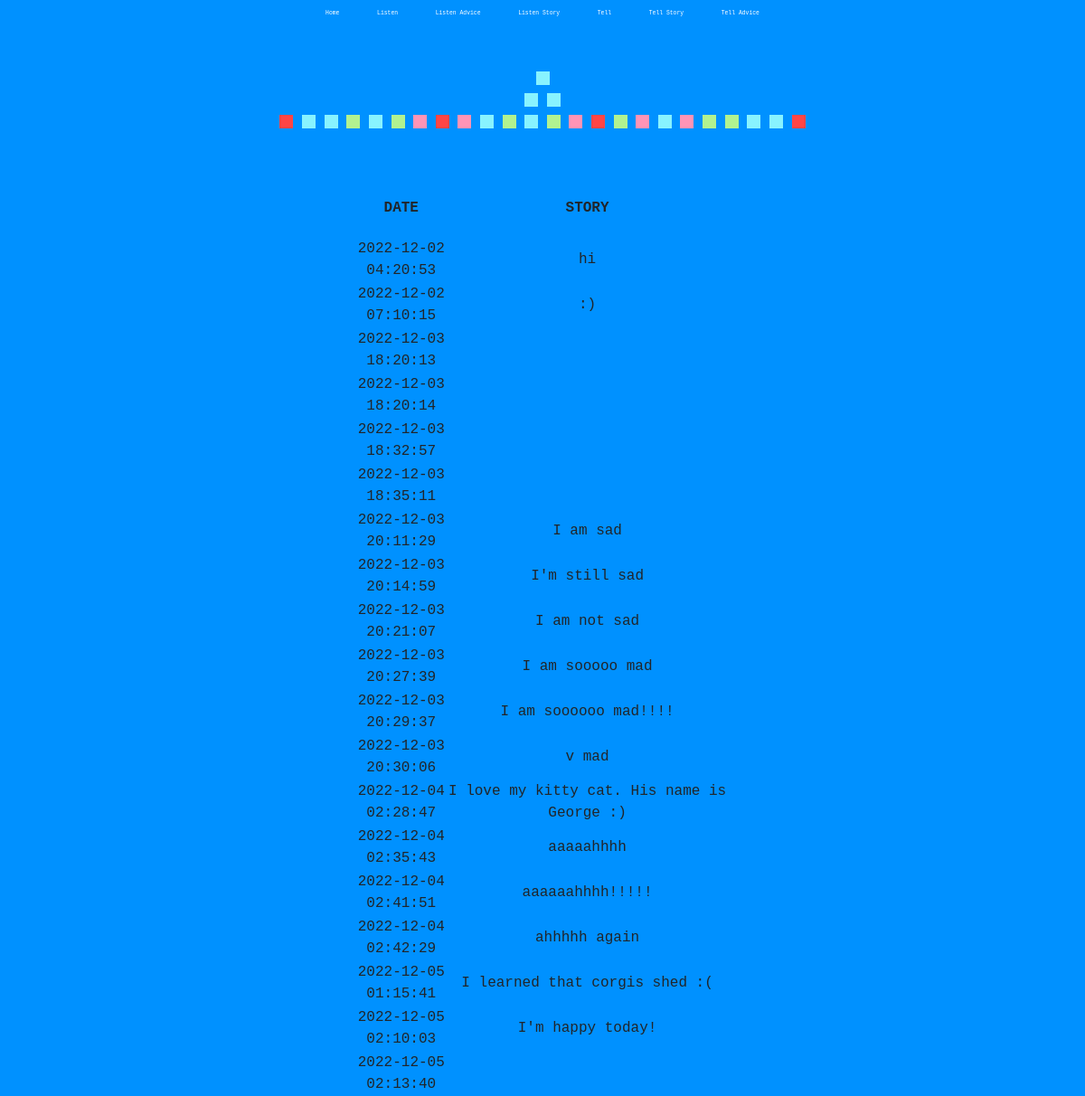
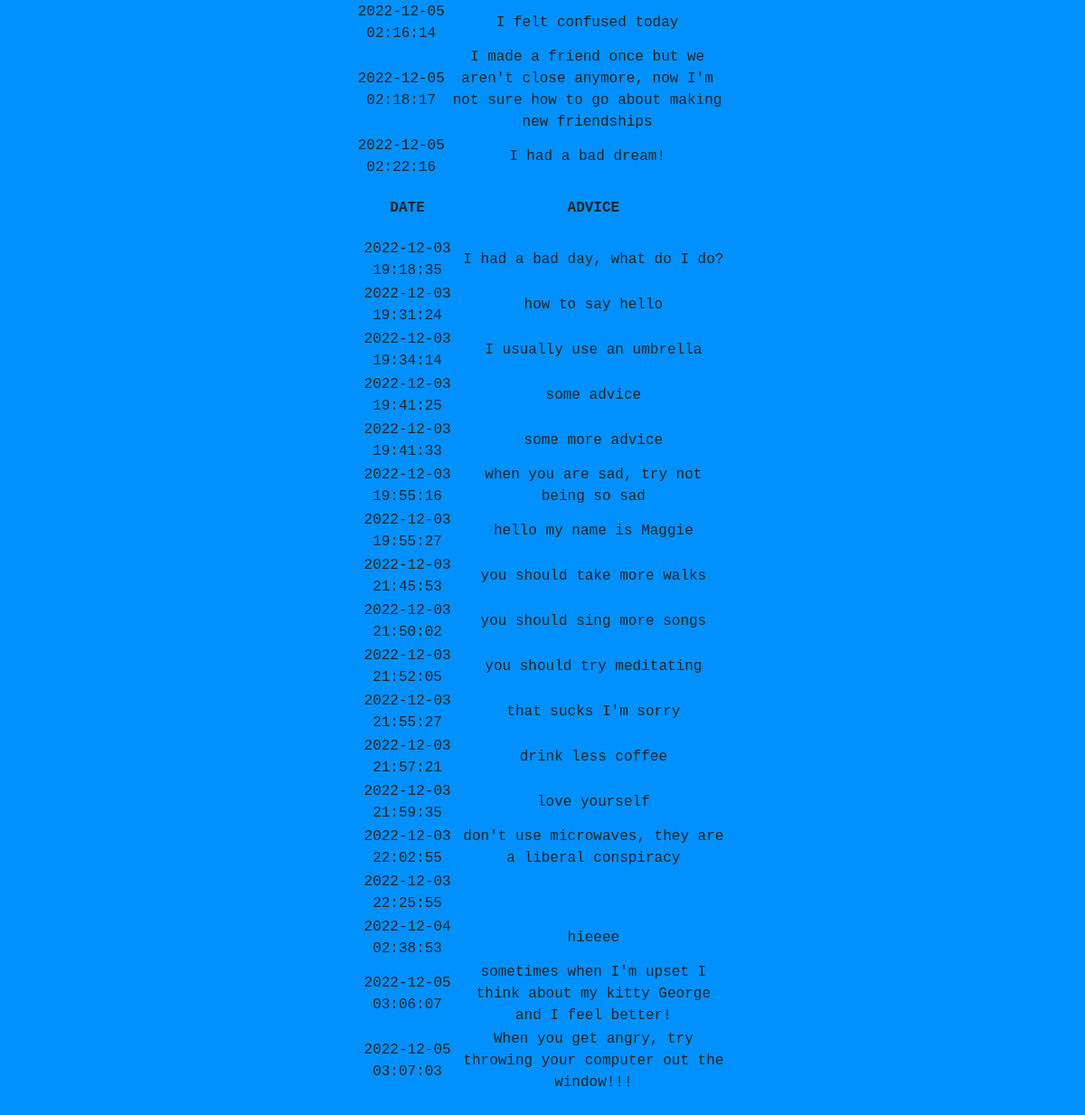
/listen, run on the app's committed database (2 pictures, top to bottom).
### tables this page shows
CREATE TABLE tags (
                post_id INTEGER,
                reply_id INTEGER,
                tag INTEGER,
                FOREIGN KEY(post_id) REFERENCES post(post_id),
                FOREIGN KEY(reply_id) REFERENCES reply(reply_id)
            );

CREATE TABLE post (
                    post_id INTEGER NOT NULL UNIQUE,
                    post_entry TEXT NOT NULL,
                    post_time DATETIME NOT NULL DEFAULT CURRENT_TIMESTAMP,
                    post_replyability text,
                    PRIMARY KEY(post_id AUTOINCREMENT)
                );

CREATE TABLE reply (
                    reply_id INTEGER NOT NULL UNIQUE,
                    post_id INTEGER,
                    reply_entry TEXT NOT NULL,
                    reply_time DATETIME NOT NULL DEFAULT CURRENT_TIMESTAMP,
                    PRIMARY KEY(reply_id AUTOINCREMENT),
                    FOREIGN KEY(post_id) REFERENCES post(post_id)
                );

### app.py (the view)
@app.route("/listen")
def listen():
    moodgraph = db.execute("SELECT * FROM tags")
    stories = db.execute("SELECT * FROM post ORDER BY post_time")
    advice = db.execute("SELECT * FROM reply ORDER BY reply_time")
    return render_template("listen.html", stories=stories, advice=advice, moodgraph=moodgraph)

### templates/listen.html (shortened to what this page needs)
{% extends "layout.html" %}
{% block main %}
<table>
    <thead>
        <tr>
        <th>DATE</th>
        <th>STORY</th>
        </tr>
    </thead>
    <tbody>
        {% for i in stories %}
        <tr>
            <td>{{ i.post_time }}</td>
            <td>{{ i.post_entry }}</td>
        </tr>
        {% endfor %}
    </tbody>
</table>
<table>
    <thead>
        <tr>
        <th>DATE</th>
        <th>ADVICE</th>
        </tr>
    </thead>
    <tbody>
        {% for i in advice %}
        <tr>
            <td>{{ i.reply_time }}</td>
            <td>{{ i.reply_entry }}</td>
        </tr>
        {% endfor %}
    </tbody>
</table>
{% endblock %}

### templates/layout.html (shortened to what this page needs)
<!DOCTYPE html>
<html lang="en">
    <head>
        <link href="https://cdn.jsdelivr.net/npm/bootstrap@5.1.3/dist/css/bootstrap.min.css" rel="stylesheet">
        <link href="/static/styles.css" rel="stylesheet">
    </head>
    <body onload="main()">
        <nav>
            <a class="nav-link" href="/">Home</a>
            <a class="nav-link" href="/listen">Listen</a>
            <a class="nav-link" href="/listen_advice">Listen Advice</a>
            <a class="nav-link" href="/listen_story">Listen Story</a>
            <a class="nav-link" href="/tell">Tell</a>
            <a class="nav-link" href="/tell_story">Tell Story</a>
            <a class="nav-link" href="/tell_advice">Tell Advice</a>
        </nav>
        <div class="center">
        {% for i in moodgraph %}
            <div class="{{ i.tag }}" role="img" alt="{{ i.tag }}"></div>
        {% endfor %}
        </div>
        <main class="container-fluid py-5 text-center">
            {% block main %}{% endblock %}
        </main>
    </body>
</html>

### static/styles.css (style rules this page uses)
:root { --grid-box: 15px; --grid-padding: 2px; --background-color: rgb(0, 145, 255); }
body { text-align: center; text-decoration: none; font-family: 'andale mono', monospace; background-color: var(--background-color) }
a { text-decoration: none; }
nav { display: inline-block; text-decoration: none; padding-bottom: 50px; }
.nav-link { display: inline-block; text-decoration: none; font-size: 40%; color: rgb(255, 255, 255); }
.sad { display: inline-block; width: var(--grid-box); height: var(--grid-box); border-width: 1px; padding: var(--grid-padding); background-color: rgb(136, 243, 255); }
.confused { display: inline-block; width: var(--grid-box); height: var(--grid-box); padding: var(--grid-padding); background-color: rgb(178, 242, 144); }
.love { display: inline-block; width: var(--grid-box); height: var(--grid-box); padding: var(--grid-padding); background-color: rgb(255, 148, 182); }
.mad { display: inline-block; width: var(--grid-box); height: var(--grid-box); padding: var(--grid-padding); background-color: rgb(255, 69, 69); }
table { display: block; margin-left: auto; margin-right: auto; width: 35%; }
th { padding: 20px; }
.center { margin-left: auto; margin-right: auto; }

### data on the page
post: post_time "2022-12-02 04:20:53", post_entry "hi"
post: post_time "2022-12-02 07:10:15", post_entry ":)"
post: post_time "2022-12-03 18:20:13"
post: post_time "2022-12-03 18:20:14"
post: post_time "2022-12-03 18:32:57"
post: post_time "2022-12-03 18:35:11"
post: post_time "2022-12-03 20:11:29", post_entry "I am sad"
post: post_time "2022-12-03 20:14:59", post_entry "I'm still sad"
post: post_time "2022-12-03 20:21:07", post_entry "I am not sad"
post: post_time "2022-12-03 20:27:39", post_entry "I am sooooo mad"
post: post_time "2022-12-03 20:29:37", post_entry "I am soooooo mad!!!!"
post: post_time "2022-12-03 20:30:06", post_entry "v mad"
post: post_time "2022-12-04 02:28:47", post_entry "I love my kitty cat. His name is George :)"
post: post_time "2022-12-04 02:35:43", post_entry "aaaaahhhh"
post: post_time "2022-12-04 02:41:51", post_entry "aaaaaahhhh!!!!!"
post: post_time "2022-12-04 02:42:29", post_entry "ahhhhh again"
post: post_time "2022-12-05 01:15:41", post_entry "I learned that corgis shed :("
post: post_time "2022-12-05 02:10:03", post_entry "I'm happy today!"
post: post_time "2022-12-05 02:13:40"
post: post_time "2022-12-05 02:16:14", post_entry "I felt confused today"
post: post_time "2022-12-05 02:18:17", post_entry "I made a friend once but we aren't close anymore, now I'm not sure how to go about making new friendships"
post: post_time "2022-12-05 02:22:16", post_entry "I had a bad dream!"
reply: reply_time "2022-12-03 19:18:35", reply_entry "I had a bad day, what do I do?"
reply: reply_time "2022-12-03 19:31:24", reply_entry "how to say hello"
reply: reply_time "2022-12-03 19:34:14", reply_entry "I usually use an umbrella"
reply: reply_time "2022-12-03 19:41:25", reply_entry "some advice"
reply: reply_time "2022-12-03 19:41:33", reply_entry "some more advice"
reply: reply_time "2022-12-03 19:55:16", reply_entry "when you are sad, try not being so sad"
reply: reply_time "2022-12-03 19:55:27", reply_entry "hello my name is Maggie"
reply: reply_time "2022-12-03 21:45:53", reply_entry "you should take more walks"
reply: reply_time "2022-12-03 21:50:02", reply_entry "you should sing more songs"
reply: reply_time "2022-12-03 21:52:05", reply_entry "you should try meditating"
reply: reply_time "2022-12-03 21:55:27", reply_entry "that sucks I'm sorry"
reply: reply_time "2022-12-03 21:57:21", reply_entry "drink less coffee"
reply: reply_time "2022-12-03 21:59:35", reply_entry "love yourself"
reply: reply_time "2022-12-03 22:02:55", reply_entry "don't use microwaves, they are a liberal conspiracy"
reply: reply_time "2022-12-03 22:25:55"
reply: reply_time "2022-12-04 02:38:53", reply_entry "hieeee"
reply: reply_time "2022-12-05 03:06:07", reply_entry "sometimes when I'm upset I think about my kitty George and I feel better!"
reply: reply_time "2022-12-05 03:07:03", reply_entry "When you get angry, try throwing your computer out the window!!!"
